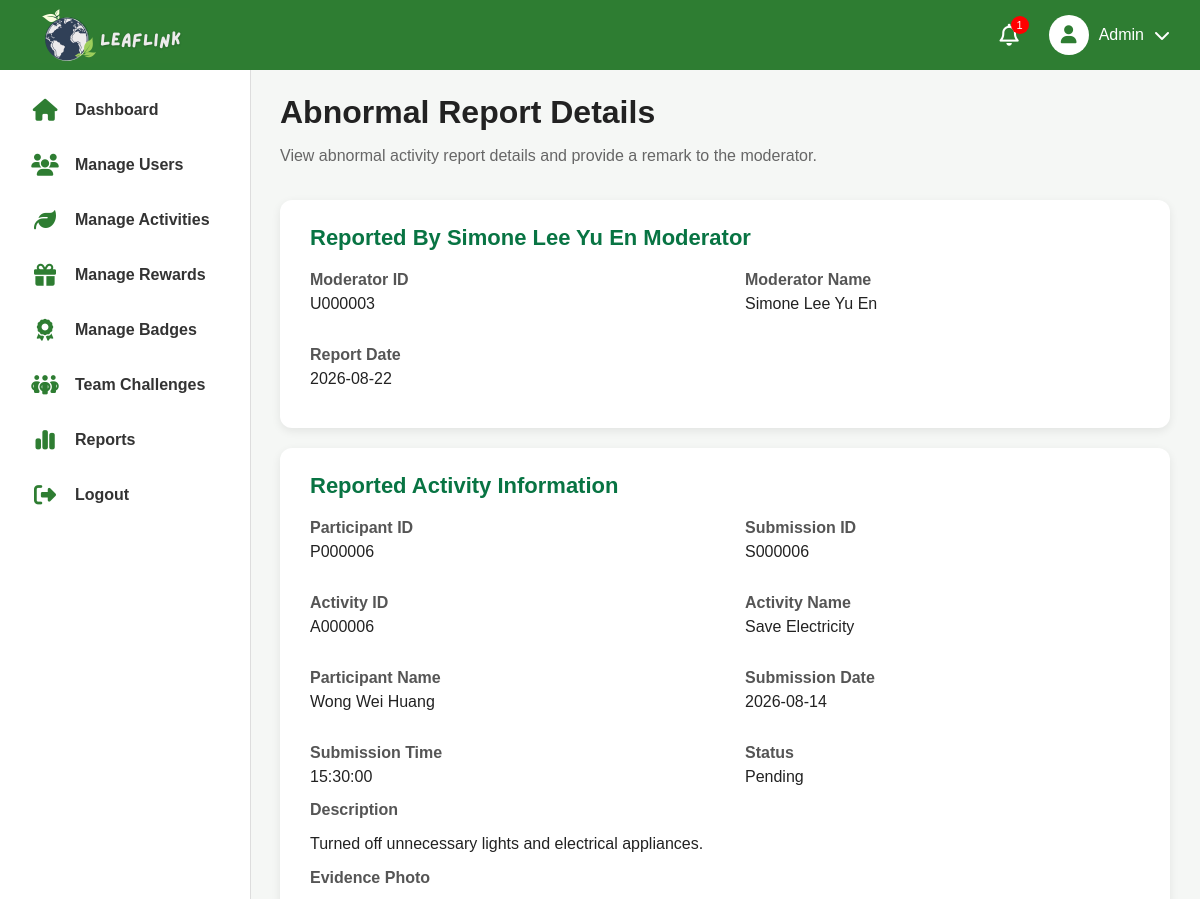
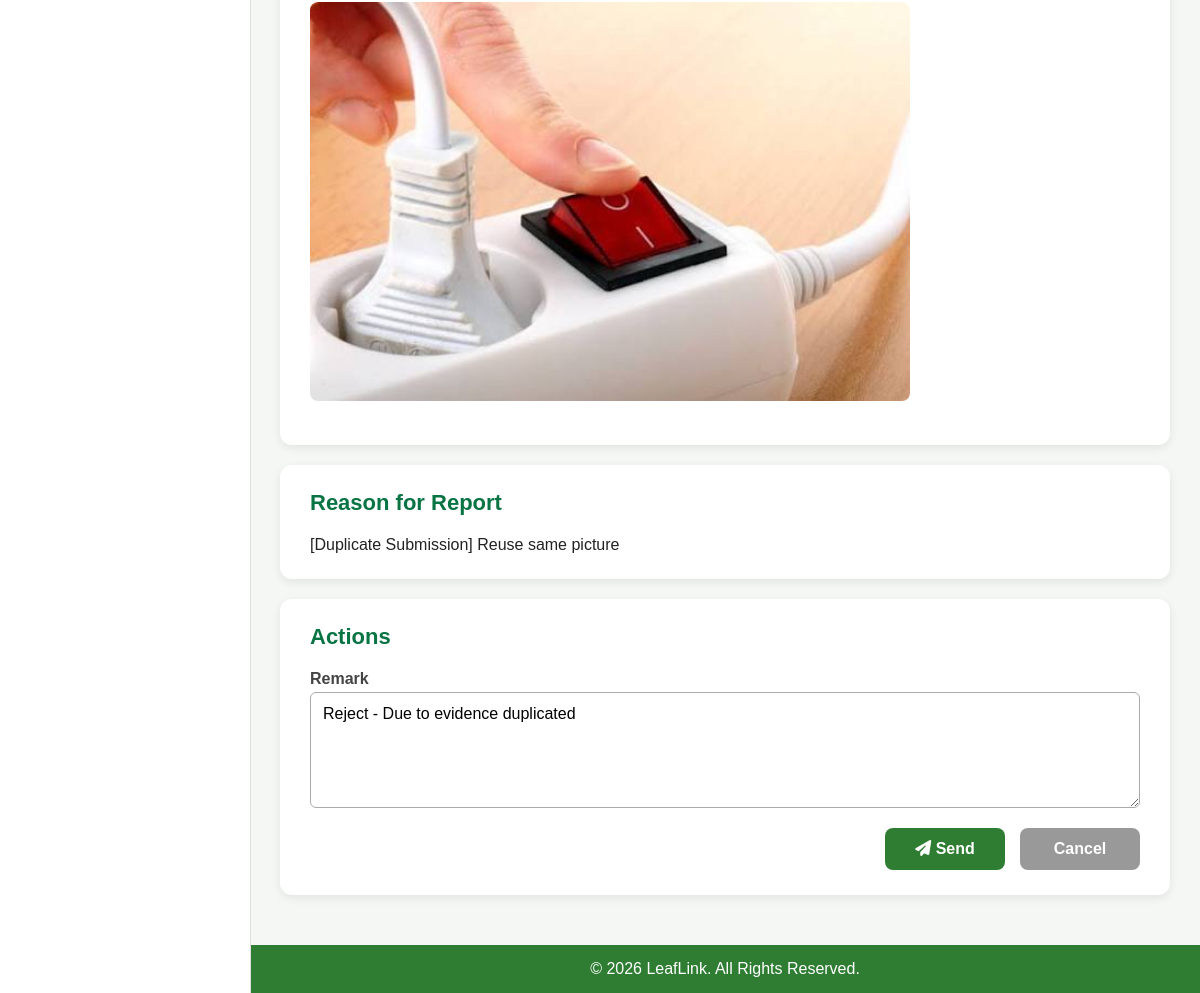
Page /admin/abnormal_reports/abnormal_report_details.php?abnormalId=AR000002 on the committed database (2 pictures, top to bottom).
### tables this page shows
CREATE TABLE `abnormalreport` (
  `abnormalId` varchar(11) NOT NULL,
  `submissionId` varchar(11) NOT NULL,
  `moderatorId` varchar(11) NOT NULL,
  `reason` text NOT NULL,
  `reportDate` date NOT NULL,
  `remark` varchar(500) DEFAULT NULL
);

CREATE TABLE `user` (
  `userId` varchar(11) NOT NULL,
  `roleId` varchar(11) NOT NULL,
  `fullName` varchar(100) NOT NULL,
  `emailAddress` varchar(100) NOT NULL,
  `phoneNumber` varchar(20) NOT NULL,
  `password` varchar(100) NOT NULL,
  `dateOfBirth` date NOT NULL
);

CREATE TABLE `activitysubmission` (
  `submissionId` varchar(11) NOT NULL,
  `participantId` varchar(11) NOT NULL,
  `activityId` varchar(11) DEFAULT NULL,
  `evidencePhoto` varchar(255) NOT NULL,
  `description` text NOT NULL,
  `status` varchar(20) NOT NULL,
  `moderatorId` varchar(11) DEFAULT NULL,
  `submissionDate` date NOT NULL,
  `submissionTime` time NOT NULL,
  `challengeId` varchar(11) DEFAULT NULL
);

CREATE TABLE `activity` (
  `activityId` varchar(11) NOT NULL,
  `activityName` varchar(100) NOT NULL,
  `description` text NOT NULL,
  `category` varchar(100) NOT NULL,
  `pointsReward` int(11) NOT NULL,
  `rules` text NOT NULL,
  `status` varchar(20) NOT NULL
);

### admin/abnormal_reports/abnormal_report_details.php (the view, shortened to what this page needs)
<?php
    include '../../database/db_connect.php';
    $abnormalId = $_GET['abnormalId'];
    $sql =
        "SELECT
            ar.abnormalId,
            ar.submissionId,
            ar.moderatorId,
            ar.reason,
            ar.reportDate,
            ar.remark,
            moderator.fullName AS moderatorName,
            ass.participantId,
            ass.activityId,
            ass.evidencePhoto,
            ass.description AS submissionDescription,
            ass.status AS submissionStatus,
            ass.submissionDate,
            ass.submissionTime,
            p.participantType,
            p.faculty,
            p.pointBalance,
            participantUser.fullName AS participantName,
            a.activityName
        FROM abnormalreport ar
        LEFT JOIN user moderator
        ON ar.moderatorId = moderator.userId
        LEFT JOIN activitysubmission ass
        ON ar.submissionId = ass.submissionId
        LEFT JOIN participant p
        ON ass.participantId = p.participantId
        LEFT JOIN user participantUser
        ON p.userId = participantUser.userId
        LEFT JOIN activity a
        ON ass.activityId = a.activityId
        WHERE ar.abnormalId = '$abnormalId'";
    $reportQuery = mysqli_query($conn, $sql);
    $report = mysqli_fetch_assoc($reportQuery);
    $remark = trim($report['remark'] ?? '');
    include '../includes/header.php';
    include '../includes/sidebar.php';
?>
<main class="main-content">
    <h1 class="dashboard-title">Abnormal Report Details</h1>
    <p class="dashboard-subtitle">
        View abnormal activity report details and provide a remark to the moderator.
    </p>
    <div class="details-card">
        <h3>
            Reported By <?= $report['moderatorName'] ?? 'N/A'; ?> Moderator
        </h3>
        <div class="details-grid">
            <div class="detail-item">
                <label>Moderator ID</label>
                <span>
                    <?= $report['moderatorId']; ?>
                </span>
            </div>
            <div class="detail-item">
                <label>Moderator Name</label>
                <span>
                    <?= $report['moderatorName'] ?? 'N/A'; ?>
                </span>
            </div>
            <div class="detail-item">
                <label>Report Date</label>
                <span>
                    <?= $report['reportDate']; ?>
                </span>
            </div>
        </div>
    </div>
    <div class="details-card">
        <h3>Reported Activity Information</h3>
        <div class="details-grid">
            <div class="detail-item">
                <label>Participant ID</label>
                <span>
                    <?= $report['participantId'] ?? 'N/A'; ?>
                </span>
            </div>
            <div class="detail-item">
                <label>Submission ID</label>
                <span>
                    <?= $report['submissionId']; ?>
                </span>
            </div>
            <div class="detail-item">
                <label>Activity ID</label>
                <span>
                    <?= $report['activityId'] ?? 'N/A'; ?>
                </span>
            </div>
            <div class="detail-item">
                <label>Activity Name</label>
                <span>
                    <?= $report['activityName'] ?? 'N/A'; ?>
                </span>
            </div>
            <div class="detail-item">
                <label>Participant Name</label>
                <span>
                    <?= $report['participantName'] ?? 'N/A'; ?>
                </span>
            </div>
            <div class="detail-item">
                <label>Submission Date</label>
                <span>
                    <?= $report['submissionDate'] ?? 'N/A'; ?>
                </span>
            </div>
            <div class="detail-item">
                <label>Submission Time</label>
                <span>
                    <?= $report['submissionTime'] ?? 'N/A'; ?>
                </span>
            </div>
            <div class="detail-item">
                <label>Status</label>
                <span>
                    <?= $report['submissionStatus'] ?? 'N/A'; ?>
                </span>
            </div>
        </div>
        <div class="detail-item">
            <label>Description</label>
            <p>
                <?= $report['submissionDescription']; ?>
            </p>
        </div>
        <div class="detail-item">
            <label>Evidence Photo</label>
            <img
                src="../../uploads/evidence/<?= $report['evidencePhoto']; ?>"
                alt="Evidence Photo"
                class="evidence-image">
        </div>
    </div>
    <div class="details-card">
        <h3>Reason for Report</h3>
        <div class="reason-box">
            <?= $report['reason']; ?>
        </div>
    </div>
    <div class="details-card">
        <h3>Actions</h3>
        <form method="POST">
            <div class="form-group">
                <label>Remark</label>
                <textarea
                    name="remark"
                    rows="5"
                    placeholder="Enter your remark for the moderator..."
                    required><?= $remark; ?></textarea>
            </div>
            <div class="modal-buttons">
                <button type="submit" class="save-btn">
                    <i class="fa-solid fa-paper-plane"></i>
                    Send
                </button>
                <a
                    href="manage_abnormalreport.php"
                    class="cancel-btn">
                    Cancel
                </a>
            </div>
        </form>
    </div>
</main>
<?php
    include '../includes/footer.php';
?>

### admin/admin.css (style rules this page uses)
body { margin: 0; background: #F5F7F5; font-family: Arial, Helvetica, sans-serif; }
.main-content { flex: 1; margin-left: 250px; margin-top: 70px; padding: 3px 30px 30px; background: #F5F7F5; }
.main-content h1 { margin-bottom: 15px; color: #222; }
.main-content p { color: #666; }
.dashboard-title { margin-bottom: 8px; color: #2E7D32; }
.dashboard-subtitle { color: #666; margin-bottom: 35px; }
.form-group { display: flex; flex-direction: column; margin-bottom: 12px; }
.form-group label { font-weight: bold; margin-bottom: 4px; color: #444; }
.modal-buttons { display: flex; justify-content: flex-end; gap: 15px; margin-top: 30px; }
.save-btn { background: #2E7D32; color: white; border: none; padding: 12px 24px; border-radius: 8px; cursor: pointer; font-weight: bold; }
.cancel-btn { background: #9E9E9E; color: white; border: none; padding: 12px 24px; border-radius: 8px; cursor: pointer; font-weight: bold; }
.details-card { background-color: #ffffff; border-radius: 12px; padding: 25px 30px; margin-bottom: 20px; box-shadow: 0 3px 10px rgba(0, 0, 0, 0.08); }
.details-card h3 { color: #087443; font-size: 22px; font-weight: 700; margin-top: 0; margin-bottom: 20px; }
.details-grid { display: grid; grid-template-columns: repeat(2, 1fr); gap: 18px 40px; }
.detail-item { margin-bottom: 15px; }
.detail-item label { display: block; font-weight: 600; color: #555; margin-bottom: 6px; }
.detail-item span, .detail-item p { color: #222; font-size: 16px; }
.reason-box { color: #222; font-size: 16px; }
.evidence-image { max-width: 100%; width: 600px; max-height: 400px; object-fit: cover; border-radius: 8px; margin-top: 8px; }
.form-group textarea { width: 100%; box-sizing: border-box; padding: 12px; font-family: Arial, sans-serif; font-size: 16px; border: 1px solid #aaa; border-radius: 6px; resize: vertical; text-align: left; vertical-align: top; }
.form-group textarea::placeholder { color: #888; opacity: 1; }
.modal-buttons { display: flex; justify-content: flex-end; gap: 15px; margin-top: 20px; }
.save-btn, .cancel-btn { min-width: 120px; padding: 12px 20px; border: none; border-radius: 8px; font-size: 16px; font-weight: 600; text-align: center; text-decoration: none; cursor: pointer; box-sizing: border-box; }
.save-btn { background-color: #2e7d32; color: white; }
.cancel-btn { background-color: #999; color: white; }

### rows in the picture
abnormalreport: moderatorId.fullName "Simone Lee Yu En", moderatorId "U000003", reportDate "2026-08-22", submissionId.participantId "P000006", submissionId "S000006", submissionId.activityId "A000006", activity.activityName "Save Electricity", user.fullName "Wong Wei Huang", submissionId.submissionDate "2026-08-14", submissionId.submissionTime "15:30:00", submissionId.status "Pending", submissionId.description "Turned off unnecessary lights and electrical appliances.", submissionId.evidencePhoto (picture), reason "[Duplicate Submission] Reuse same picture", remark "Reject - Due to evidence duplicated"

### other values in the picture
$notificationCount "1"
$fullname "Admin"
